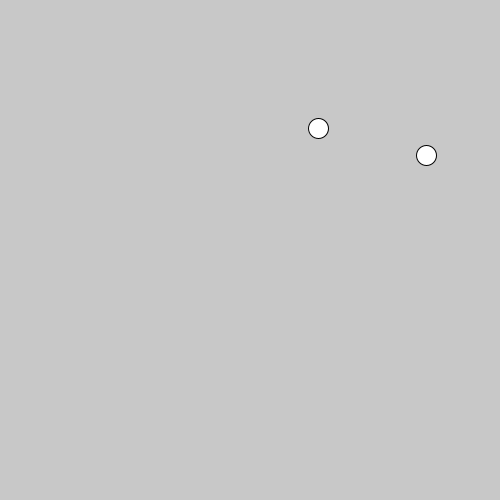
Frame 1 (no input)
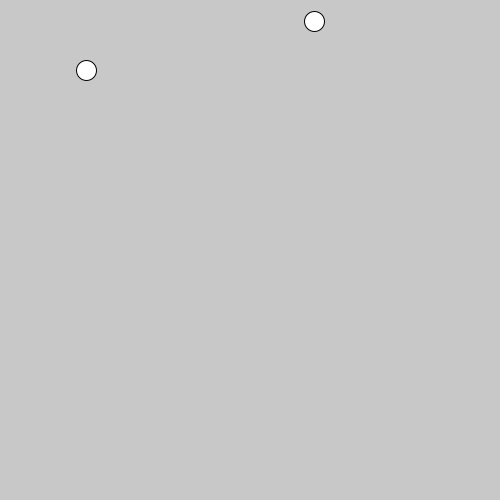
Frame 60 (the mouse pressed at the canvas centre just before this capture)
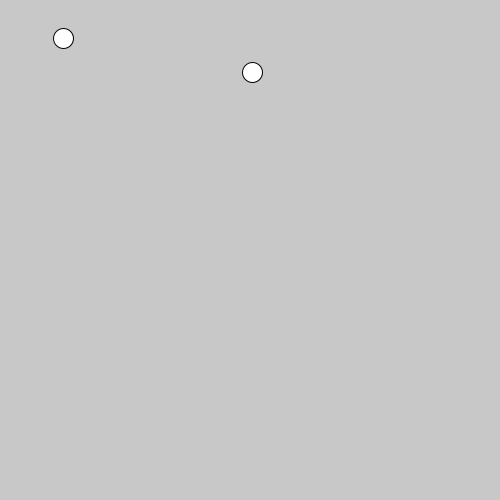
Frame 120 (the mouse held since frame 60 and released just before this capture)

The Processing sketch that drew these frames (run headless with seeded random() and noise(); from frame 60 on, the mouse is pressed at the canvas centre):

// Processing sketch: math_vel_to_obj2
// ── math_vel_to_obj2.pde
Particle p; //itroducting p object
Particle p2; //itroducting p object



void setup() {
  size(500, 500);
  p = new Particle(); // initialize class
  p2 = new Particle(); // initialize class

}

void draw() {
  background(200); 
  p.update();
  p.display();
    p2.update();
  p2.display();

}

void keyPressed(){
  p.key();
  p2.key();

}

//void mousePressed() {

// x = mouseX;
// y = mouseY;
// velX = 0;
// velY = 0;
//}
// ── Particle.pde
//acts as an extension below
//create a class called particle
//start moving the variabes from the main program into the class 
//move updates to variables to update function

class Particle {
//move our variables, in this case they are both declared and given a value (ok if just setting an initial value, if with af unction better to include within constructor
  float x = 0;
  float y = 0;
  float velX = 0;
  float velY = 0;
  float damp = .01; // friction
  int radius = 10; 

//make a constructor
//just starts with name of class no "void", makes a template which sets some initial values
  Particle() {
    x = random(width);
    y = random(height);
    velX = random(-5.5);
     velY = random(-5.5);

    
  }

//update function, doesn't have to be called update, but updating variables
  void update() {

    // add velocity to position
    y += velY;
    x += velX;

    // add friction to velocity
    velX += -velX*damp;
    velY += -velY*damp;

    // bounce off walls and stay inside
    if ( x < radius) {
      velX *= -1;
      x = radius;
    } else if (x > width-radius) {
      velX *= -1;
      x = width-radius;
    }

    //also check in y
    if ( y < radius) {
      velY *= -1;
      y = radius;
    } else if ( y > height-radius) {
      velY *= -1;
      y = height - radius;
    }
   

    // calculate distance betweeen target and little ellipse
    //float d = dist(x,y,targetX,targetY);
  }
  
  void display(){
        ellipse(x, y, radius*2, radius*2);
  }
  
  void key(){
   
 float force = 2;

 if (key == CODED) {

   if (keyCode == UP) { 
     velY -= force;
   } else if (keyCode == DOWN) { 
     velY += force;
   } else if (keyCode == LEFT) { 
     velX -= force;
   } else if (keyCode == RIGHT) { 
     velX += force;
   }
 } 
  }
}//end of class Particle
